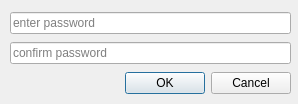
<?xml version="1.0" encoding="UTF-8"?>
<ui version="4.0">
 <class>PBCSetPasswordDialog</class>
 <widget class="QDialog" name="PBCSetPasswordDialog">
  <property name="geometry">
   <rect>
    <x>0</x>
    <y>0</y>
    <width>298</width>
    <height>104</height>
   </rect>
  </property>
  <property name="windowTitle">
   <string>Dialog</string>
  </property>
  <widget class="QWidget" name="">
   <property name="geometry">
    <rect>
     <x>10</x>
     <y>10</y>
     <width>281</width>
     <height>86</height>
    </rect>
   </property>
   <layout class="QVBoxLayout" name="verticalLayout">
    <item>
     <widget class="QLineEdit" name="confirmEdit">
      <property name="echoMode">
       <enum>QLineEdit::Password</enum>
      </property>
      <property name="placeholderText">
       <string>enter password</string>
      </property>
     </widget>
    </item>
    <item>
     <widget class="QLineEdit" name="passwordEdit">
      <property name="echoMode">
       <enum>QLineEdit::Password</enum>
      </property>
      <property name="placeholderText">
       <string>confirm password</string>
      </property>
     </widget>
    </item>
    <item>
     <layout class="QHBoxLayout" name="horizontalLayout_2">
      <property name="sizeConstraint">
       <enum>QLayout::SetMaximumSize</enum>
      </property>
      <item>
       <widget class="QDialogButtonBox" name="buttonBox">
        <property name="orientation">
         <enum>Qt::Horizontal</enum>
        </property>
        <property name="standardButtons">
         <set>QDialogButtonBox::Cancel|QDialogButtonBox::Ok</set>
        </property>
       </widget>
      </item>
     </layout>
    </item>
   </layout>
  </widget>
 </widget>
 <resources/>
 <connections>
  <connection>
   <sender>buttonBox</sender>
   <signal>rejected()</signal>
   <receiver>PBCSetPasswordDialog</receiver>
   <slot>reject()</slot>
   <hints>
    <hint type="sourcelabel">
     <x>316</x>
     <y>260</y>
    </hint>
    <hint type="destinationlabel">
     <x>286</x>
     <y>274</y>
    </hint>
   </hints>
  </connection>
  <connection>
   <sender>buttonBox</sender>
   <signal>accepted()</signal>
   <receiver>PBCSetPasswordDialog</receiver>
   <slot>accept()</slot>
   <hints>
    <hint type="sourcelabel">
     <x>248</x>
     <y>254</y>
    </hint>
    <hint type="destinationlabel">
     <x>157</x>
     <y>274</y>
    </hint>
   </hints>
  </connection>
 </connections>
</ui>
